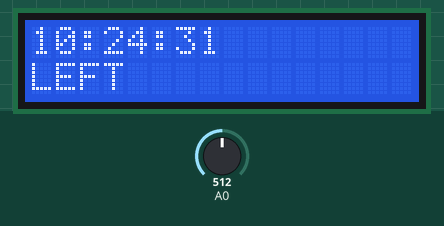
Bench run of a sketch on a simulated Arduino Uno, built with avr-gcc and run on an emulated ATmega328P. Parts: 16×2 character LCD. Wiring (inferred from the names in the program): DS3231 clock at I2C address 0x68. The inputs (shaded band) are chosen by the test bench; at power-on: A0 = 512. The local clock reads 2024-03-15 10:24:30 at power-on unless the sketch sets it.

Above: at 1.2 s.
1.3 s: A0 set to 458
3.5 s: A0 set to 431
At 4.4 s:
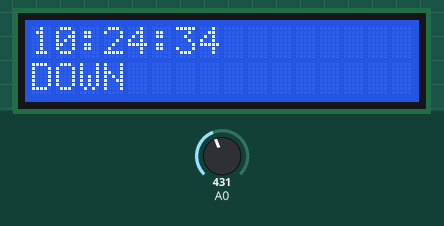
6.5 s: A0 set to 259
8.5 s: A0 set to 236
At 9.5 s:
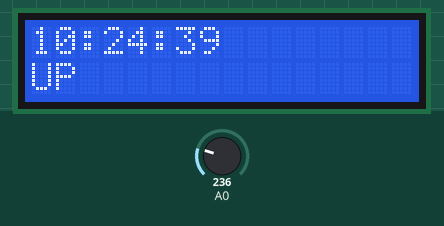
11.5 s: A0 set to 54
13.5 s: A0 set to 45
At 14.4 s:
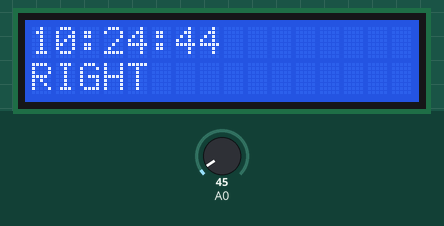
Timing chart, 0 to 16.5 s (numbered marks = the images above; inputs shaded):
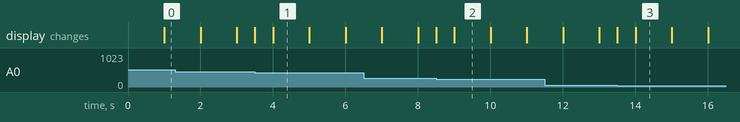

Measured:
- the behaviour switches between 450 and 449 on A0 (found by bisection; images 0 and 1)
- the behaviour switches between 250 and 249 on A0 (found by bisection; images 1 and 2)
- the behaviour switches between 50 and 49 on A0 (found by bisection; images 2 and 3)
- after the input at 3.5 s, the display: first changes at once (image 1 shows a later state)
- after the input at 8.5 s, the display: first changes at once (image 2 shows a later state)
- after the input at 13.5 s, the display: first changes at once (image 3 shows a later state)
- what the display in image 1 shows lasts 1.0 s, from 4.0 s to 5.0 s

The sketch:

clock.ino
```cpp
//Sample using LiquidCrystal library
#include <LiquidCrystal.h>
#include <Wire.h>

#define DS3231_I2C_ADDRESS 0x68

// Convert normal decimal numbers to binary coded decimal
byte decToBcd(byte val)
{
  return ( (val / 10 * 16) + (val % 10) );
}

// Convert binary coded decimal to normal decimal numbers
byte bcdToDec(byte val)
{
  return ( (val / 16 * 10) + (val % 16) );
}

void readDS3231time(byte *second, byte *minute, byte *hour, byte *dayOfWeek, byte *dayOfMonth, byte *month, byte *year)
{
  Wire.beginTransmission(DS3231_I2C_ADDRESS);
  Wire.write(0); // set DS3231 register pointer to 00h
  Wire.endTransmission();
  Wire.requestFrom(DS3231_I2C_ADDRESS, 7);
  // request seven bytes of data from DS3231 starting from register 00h
  *second = bcdToDec(Wire.read() & 0x7f);
  *minute = bcdToDec(Wire.read());
  *hour = bcdToDec(Wire.read() & 0x3f);
  *dayOfWeek = bcdToDec(Wire.read());
  *dayOfMonth = bcdToDec(Wire.read());
  *month = bcdToDec(Wire.read());
  *year = bcdToDec(Wire.read());
}

/*******************************************************

  This program will test the LCD panel and the buttons
  Mark Bramwell, July 2010

********************************************************/

// select the pins used on the LCD panel
LiquidCrystal lcd(8, 9, 4, 5, 6, 7);

// define some values used by the panel and buttons
int lcd_key     = 0;
int adc_key_in  = 0;
#define btnRIGHT  0
#define btnUP     1
#define btnDOWN   2
#define btnLEFT   3
#define btnSELECT 4
#define btnNONE   5

// read the buttons
int read_LCD_buttons()
{
  adc_key_in = analogRead(0);      // read the value from the sensor
  // my buttons when read are centered at these valies: 0, 144, 329, 504, 741
  // we add approx 50 to those values and check to see if we are close
  if (adc_key_in > 1000) return btnNONE; // We make this the 1st option for speed reasons since it will be the most likely result
  // For V1.1 us this threshold
  if (adc_key_in < 50)   return btnRIGHT;
  if (adc_key_in < 250)  return btnUP;
  if (adc_key_in < 450)  return btnDOWN;
  if (adc_key_in < 650)  return btnLEFT;
  if (adc_key_in < 850)  return btnSELECT;

  // For V1.0 comment the other threshold and use the one below:
  /*
    if (adc_key_in < 50)   return btnRIGHT;
    if (adc_key_in < 195)  return btnUP;
    if (adc_key_in < 380)  return btnDOWN;
    if (adc_key_in < 555)  return btnLEFT;
    if (adc_key_in < 790)  return btnSELECT;
  */
  return btnNONE;  // when all others fail, return this...
}

void setup()
{
  Wire.begin();
  lcd.begin(16, 2);              // start the library
  //lcd.setCursor(0, 0);
  //lcd.print("Push the buttons"); // print a simple message
}


void displayTime() {
  byte second, minute, hour, dayOfWeek, dayOfMonth, month, year;
  readDS3231time(&second, &minute, &hour, &dayOfWeek, &dayOfMonth, &month,  &year);
  lcd.setCursor(0, 0);
  lcd.print(hour);
  lcd.print(":");

  if (minute < 10) {
    lcd.print("0");
  }
  lcd.print(minute);

  lcd.print(":");

  if (second < 10) {
    lcd.print("0");
  }
  lcd.print(second);
}

void loop()
{
  displayTime();
  lcd.setCursor(9, 1);           // move cursor to second line "1" and 9 spaces over
  //lcd.print(millis() / 1000);    // display seconds elapsed since power-up


  lcd.setCursor(0, 1);           // move to the begining of the second line
  lcd_key = read_LCD_buttons();  // read the buttons


  switch (lcd_key)               // depending on which button was pushed, we perform an action
  {
    case btnRIGHT:
      {
        lcd.print("RIGHT ");
        break;
      }
    case btnLEFT:
      {
        lcd.print("LEFT  ");
        break;
      }
    case btnUP:
      {
        lcd.print("UP    ");
        break;
      }
    case btnDOWN:
      {
        lcd.print("DOWN  ");
        break;
      }
    case btnSELECT:
      {
        lcd.print("SELECT");
        break;
      }
    case btnNONE:
      {
        lcd.print("NONE  ");
        break;
      }
  }

}
```
